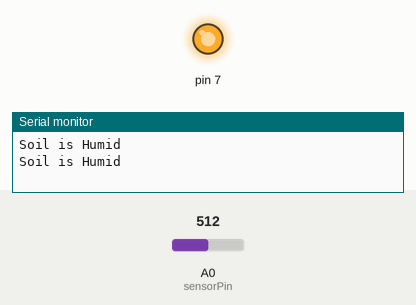
This sketch was run on a simulated Arduino Uno, built with avr-gcc and run on an emulated ATmega328P. Shown: output pins drawn as LEDs (lit = HIGH), the last lines printed to the serial monitor. The inputs (shaded band) are chosen by the test bench; at power-on: A0 (sensorPin) = 512.

Above: at 1.8 s.
1.9 s: A0 (sensorPin) set to 587
3.4 s: A0 (sensorPin) set to 612
At 5.2 s:
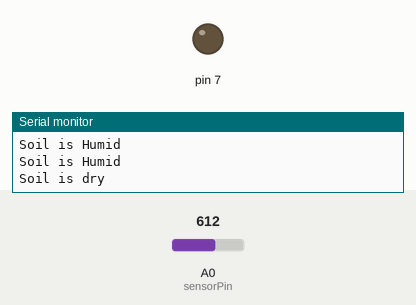
5.5 s: A0 (sensorPin) set to 590
At 9.4 s:
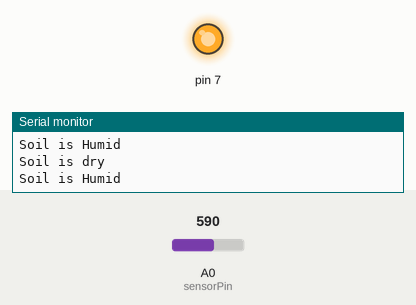
9.6 s: A0 (sensorPin) set to 610
At 11.0 s:
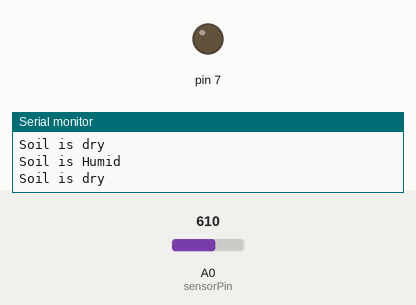
Timing chart, 0 to 12.5 s (numbered marks = the images above; inputs shaded):
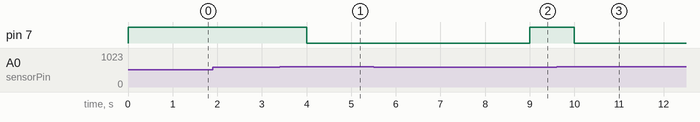

The sketch:

soil_moisture_sensor.ino
```cpp
int sensorPin = A0;
int sensorValue;

void setup() {
 Serial.begin(9600);
 pinMode(7, OUTPUT);
}

void loop() {

 sensorValue = analogRead(sensorPin);

 if (sensorValue<300) {

 Serial.println("Sensor reached water");
 digitalWrite(7, HIGH);
  delay(1000);
 }
  else if (sensorValue>=300 & sensorValue<=600 ) {
    Serial.println("Soil is Humid");
    digitalWrite(7, HIGH);
  delay(1000);
  }
 else {

 Serial.println("Soil is dry");
 digitalWrite(7, LOW);
  delay(5000);
 }
}
```

Measured:
- the behaviour switches between 600 and 601 on A0 (sensorPin) (found by bisection; images 0 and 1)
- after the input at 3.4 s, pin 7: HIGH → LOW after 0.60 s
- after the input at 5.5 s, pin 7: LOW → HIGH after 3.5 s
- after the input at 9.6 s, pin 7: HIGH → LOW after 0.40 s
